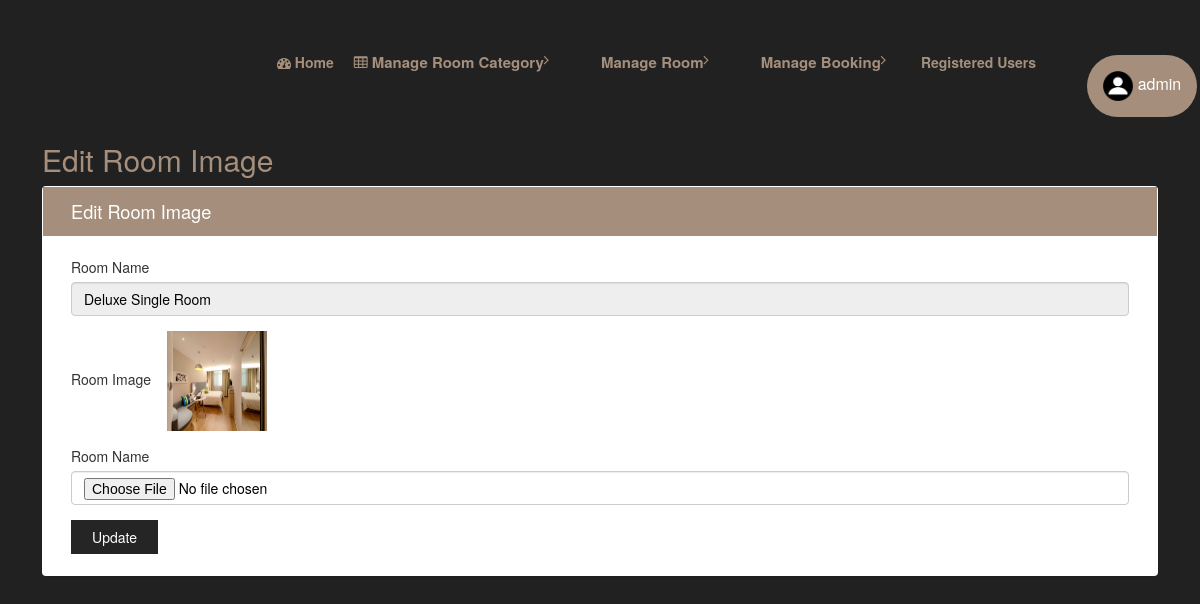
Page /admin/changeimage.php?editid=28 (signed in) on the committed database.
### tables this page shows
CREATE TABLE `tblroom` (
  `ID` int(10) NOT NULL,
  `RoomType` int(10) DEFAULT NULL,
  `RoomName` varchar(200) DEFAULT NULL,
  `MaxAdult` int(5) DEFAULT NULL,
  `MaxChild` int(5) DEFAULT NULL,
  `RoomDesc` mediumtext DEFAULT NULL,
  `NoofBed` int(5) DEFAULT NULL,
  `Image` varchar(200) DEFAULT NULL,
  `RoomFacility` varchar(200) DEFAULT NULL,
  `CreationDate` timestamp NULL DEFAULT current_timestamp()
);

### admin/changeimage.php (the view, shortened to what this page needs)
<?php
if (strlen($_SESSION['hbmsaid']==0)) {
  header('location:logout.php');
  } else{
  ?>
<!DOCTYPE HTML>
<html>
<head>
<link href="css/style.css" rel='stylesheet' type='text/css' />
<link href="css/font-awesome.css" rel="stylesheet">
<link rel="stylesheet" href="css/icon-font.min.css" type='text/css' />
</head>
<body>
   <div class="page-container">
	<div class="left-content">
	   <div class="inner-content">
			<?php include_once('includes/header.php');?>
			<div class="content">
<div class="women_main">
	<div class="grids">
					<div class="progressbar-heading grids-heading">
						<h2>Edit Room Image</h2>
					</div>
					<div class="panel panel-widget forms-panel">
						<div class="forms">
							<div class="form-grids widget-shadow" data-example-id="basic-forms">
								<div class="form-title">
									<h4>Edit Room Image</h4>
								</div>
								<div class="form-body">
									<form method="post" enctype="multipart/form-data">
										<?php
$eid=$_GET['editid'];
$sql="SELECT * from  tblroom where ID=$eid";
$query = $dbh -> prepare($sql);
$query->execute();
$results=$query->fetchAll(PDO::FETCH_OBJ);
$cnt=1;
if($query->rowCount() > 0)
{
foreach($results as $row)
{               ?>
                                                    <div class="form-group"> <label for="exampleInputEmail1">Room Name</label> <input type="text" class="form-control" name="roomname" value="<?php  echo $row->RoomName;?>" readonly='true'> </div>
										<div class="form-group"> <label for="exampleInputEmail1">Room Image</label> &nbsp;&nbsp;
<img src="images/<?php echo $row->Image;?>" width="100" height="100" value="<?php  echo $row->Image;?>">
										 </div>
									  <div class="form-group"> <label for="exampleInputEmail1">Room Name</label> <input type="file" class="form-control" name="image" value="" required='true'> </div>
									<?php $cnt=$cnt+1;}} ?>
									   <button type="submit" class="btn btn-default" name="submit">Update</button> </form>
								</div>
							</div>
						</div>
					</div>
				</div>
</div>
</div>
</body>
</html><?php }  ?>

### rows in the picture
tblroom: roomname "Deluxe Single Room", Image (picture)
